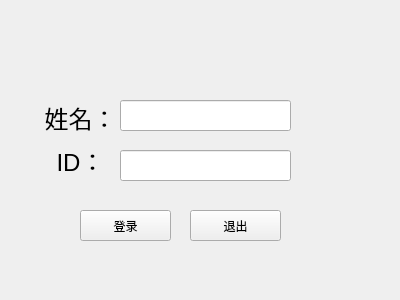
<?xml version="1.0" encoding="UTF-8"?>
<ui version="4.0">
 <class>index</class>
 <widget class="QWidget" name="index">
  <property name="geometry">
   <rect>
    <x>0</x>
    <y>0</y>
    <width>400</width>
    <height>300</height>
   </rect>
  </property>
  <property name="windowTitle">
   <string>Form</string>
  </property>
  <widget class="QLineEdit" name="IDlineEdit">
   <property name="geometry">
    <rect>
     <x>120</x>
     <y>100</y>
     <width>171</width>
     <height>31</height>
    </rect>
   </property>
  </widget>
  <widget class="QLineEdit" name="KeylineEdit">
   <property name="geometry">
    <rect>
     <x>120</x>
     <y>150</y>
     <width>171</width>
     <height>31</height>
    </rect>
   </property>
  </widget>
  <widget class="QPushButton" name="RButton">
   <property name="geometry">
    <rect>
     <x>80</x>
     <y>210</y>
     <width>91</width>
     <height>31</height>
    </rect>
   </property>
   <property name="text">
    <string>登录</string>
   </property>
  </widget>
  <widget class="QPushButton" name="pushButton_2">
   <property name="geometry">
    <rect>
     <x>190</x>
     <y>210</y>
     <width>91</width>
     <height>31</height>
    </rect>
   </property>
   <property name="text">
    <string>退出</string>
   </property>
  </widget>
  <widget class="QLabel" name="IDlabel">
   <property name="geometry">
    <rect>
     <x>30</x>
     <y>100</y>
     <width>101</width>
     <height>31</height>
    </rect>
   </property>
   <property name="text">
    <string>&lt;html&gt;&lt;head/&gt;&lt;body&gt;&lt;p align=&quot;center&quot;&gt;&lt;span style=&quot; font-size:18pt;&quot;&gt;姓名：&lt;/span&gt;&lt;/p&gt;&lt;/body&gt;&lt;/html&gt;</string>
   </property>
  </widget>
  <widget class="QLabel" name="Keylabel">
   <property name="geometry">
    <rect>
     <x>30</x>
     <y>140</y>
     <width>101</width>
     <height>41</height>
    </rect>
   </property>
   <property name="text">
    <string>&lt;html&gt;&lt;head/&gt;&lt;body&gt;&lt;p align=&quot;center&quot;&gt;&lt;span style=&quot; font-size:18pt;&quot;&gt;ID：&lt;/span&gt;&lt;/p&gt;&lt;/body&gt;&lt;/html&gt;</string>
   </property>
  </widget>
 </widget>
 <resources/>
 <connections/>
</ui>
